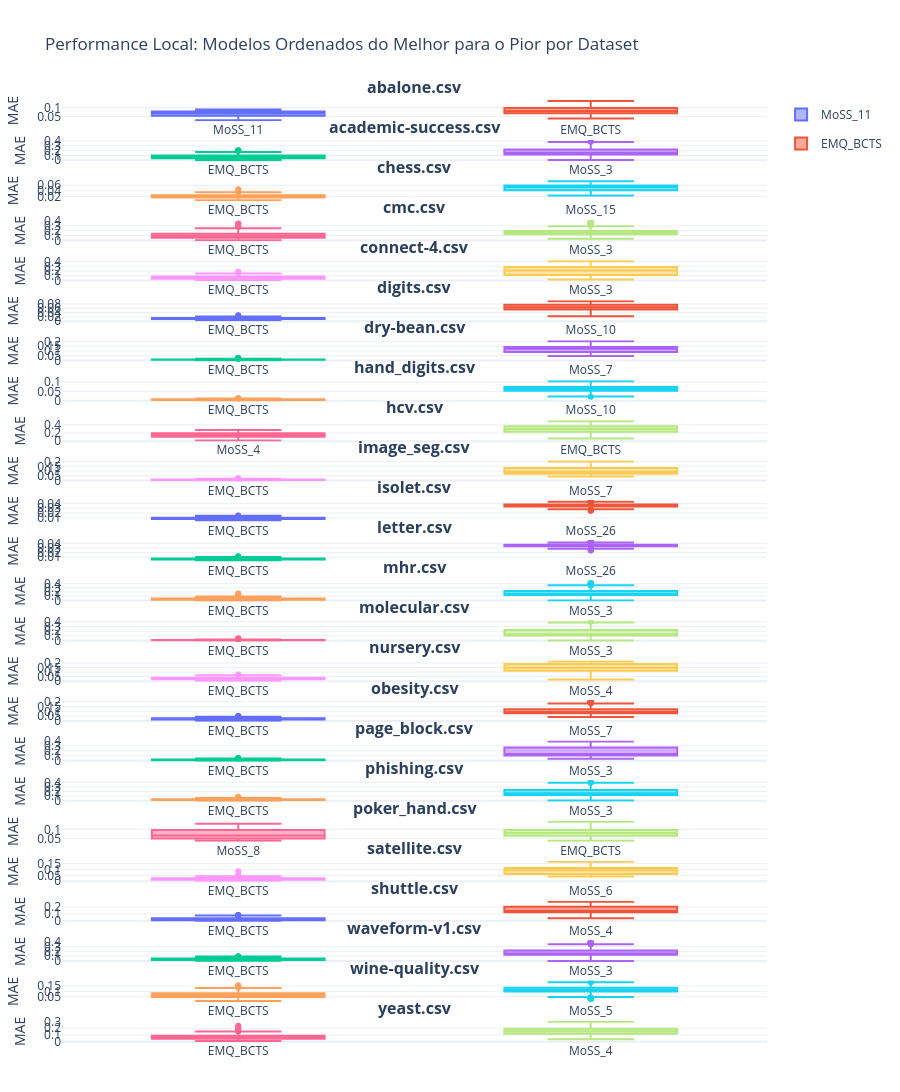

Write notebook code for a chart like this one.
### Code cell
import pandas as pd
import plotly.graph_objects as go
from plotly.subplots import make_subplots

# 1. Carregar os dados
df = pd.read_csv("m_30_bcts.csv")

# 2. Configurações de layout
datasets = df['dataset'].unique()
n_datasets = len(datasets)
# Criamos uma subfigura por dataset, em uma única coluna
fig = make_subplots(
    rows=n_datasets, cols=1, 
    subplot_titles=[f"<b>{ds}</b>" for ds in datasets],
    vertical_spacing=0.02 # Espaço curto entre os gráficos
)

# 3. Iterar e adicionar cada gráfico com sua própria ordem
for i, ds in enumerate(datasets, 1):
    df_ds = df[df['dataset'] == ds].copy()
    
    # Calcular a ordem local (pela mediana do erro neste dataset)
    ordem_local = df_ds.groupby("modelo")["erro"].median().sort_values().index.tolist()
    
    # Adicionar um boxplot para cada modelo, seguindo a ordem local
    for modelo in ordem_local:
        df_mod = df_ds[df_ds['modelo'] == modelo]
        fig.add_trace(
            go.Box(
                y=df_mod['erro'],
                name=modelo,
                boxpoints='outliers',
                legendgroup=modelo,
                showlegend=(i == 1) # Só mostra a legenda no primeiro gráfico
            ),
            row=i, col=1
        )

# 4. Ajustes finais de tamanho e estética
fig.update_layout(
    height=n_datasets * 400, # 300px para cada dataset
    template="plotly_white",
    title_text="Performance Local: Modelos Ordenados do Melhor para o Pior por Dataset",
    margin=dict(t=100, b=50, l=50, r=50),
    showlegend=True
)

# Deixar os eixos X independentes para cada subgráfico respeitar sua ordem
fig.update_xaxes(showgrid=False)
fig.update_yaxes(title_text="MAE")
#fig.write_html("meu_resultado_ordenado.html")
fig.show()

### Figure 1 — Plotly figure (JSON) as saved in the notebook; plotly's stock layout.template omitted (floating-point values rounded to 4 significant figures; data arrays with more than 128 entries replaced by an {"elided": "..."} marker saying what was removed)
{"data": [{"boxpoints": "outliers", "legendgroup": "MoSS_11", "name": "MoSS_11", "showlegend": true, "type": "box", "xaxis": "x", "y": {"elided": "300 float values"}, "yaxis": "y"}, {"boxpoints": "outliers", "legendgroup": "EMQ_BCTS", "name": "EMQ_BCTS", "showlegend": true, "type": "box", "xaxis": "x", "y": {"elided": "300 float values"}, "yaxis": "y"}, {"boxpoints": "outliers", "legendgroup": "EMQ_BCTS", "name": "EMQ_BCTS", "showlegend": false, "type": "box", "xaxis": "x2", "y": {"elided": "300 float values"}, "yaxis": "y2"}, {"boxpoints": "outliers", "legendgroup": "MoSS_3", "name": "MoSS_3", "showlegend": false, "type": "box", "xaxis": "x2", "y": {"elided": "300 float values"}, "yaxis": "y2"}, {"boxpoints": "outliers", "legendgroup": "EMQ_BCTS", "name": "EMQ_BCTS", "showlegend": false, "type": "box", "xaxis": "x3", "y": {"elided": "300 float values"}, "yaxis": "y3"}, {"boxpoints": "outliers", "legendgroup": "MoSS_15", "name": "MoSS_15", "showlegend": false, "type": "box", "xaxis": "x3", "y": {"elided": "300 float values"}, "yaxis": "y3"}, {"boxpoints": "outliers", "legendgroup": "EMQ_BCTS", "name": "EMQ_BCTS", "showlegend": false, "type": "box", "xaxis": "x4", "y": {"elided": "300 float values"}, "yaxis": "y4"}, {"boxpoints": "outliers", "legendgroup": "MoSS_3", "name": "MoSS_3", "showlegend": false, "type": "box", "xaxis": "x4", "y": {"elided": "300 float values"}, "yaxis": "y4"}, {"boxpoints": "outliers", "legendgroup": "EMQ_BCTS", "name": "EMQ_BCTS", "showlegend": false, "type": "box", "xaxis": "x5", "y": {"elided": "300 float values"}, "yaxis": "y5"}, {"boxpoints": "outliers", "legendgroup": "MoSS_3", "name": "MoSS_3", "showlegend": false, "type": "box", "xaxis": "x5", "y": {"elided": "300 float values"}, "yaxis": "y5"}, {"boxpoints": "outliers", "legendgroup": "EMQ_BCTS", "name": "EMQ_BCTS", "showlegend": false, "type": "box", "xaxis": "x6", "y": {"elided": "300 float values"}, "yaxis": "y6"}, {"boxpoints": "outliers", "legendgroup": "MoSS_10", "name": "MoSS_10", "showlegend": false, "type": "box", "xaxis": "x6", "y": {"elided": "300 float values"}, "yaxis": "y6"}, {"boxpoints": "outliers", "legendgroup": "EMQ_BCTS", "name": "EMQ_BCTS", "showlegend": false, "type": "box", "xaxis": "x7", "y": {"elided": "300 float values"}, "yaxis": "y7"}, {"boxpoints": "outliers", "legendgroup": "MoSS_7", "name": "MoSS_7", "showlegend": false, "type": "box", "xaxis": "x7", "y": {"elided": "300 float values"}, "yaxis": "y7"}, {"boxpoints": "outliers", "legendgroup": "EMQ_BCTS", "name": "EMQ_BCTS", "showlegend": false, "type": "box", "xaxis": "x8", "y": {"elided": "300 float values"}, "yaxis": "y8"}, {"boxpoints": "outliers", "legendgroup": "MoSS_10", "name": "MoSS_10", "showlegend": false, "type": "box", "xaxis": "x8", "y": {"elided": "300 float values"}, "yaxis": "y8"}, {"boxpoints": "outliers", "legendgroup": "MoSS_4", "name": "MoSS_4", "showlegend": false, "type": "box", "xaxis": "x9", "y": {"elided": "300 float values"}, "yaxis": "y9"}, {"boxpoints": "outliers", "legendgroup": "EMQ_BCTS", "name": "EMQ_BCTS", "showlegend": false, "type": "box", "xaxis": "x9", "y": {"elided": "300 float values"}, "yaxis": "y9"}, {"boxpoints": "outliers", "legendgroup": "EMQ_BCTS", "name": "EMQ_BCTS", "showlegend": false, "type": "box", "xaxis": "x10", "y": {"elided": "300 float values"}, "yaxis": "y10"}, {"boxpoints": "outliers", "legendgroup": "MoSS_7", "name": "MoSS_7", "showlegend": false, "type": "box", "xaxis": "x10", "y": {"elided": "300 float values"}, "yaxis": "y10"}, {"boxpoints": "outliers", "legendgroup": "EMQ_BCTS", "name": "EMQ_BCTS", "showlegend": false, "type": "box", "xaxis": "x11", "y": {"elided": "300 float values"}, "yaxis": "y11"}, {"boxpoints": "outliers", "legendgroup": "MoSS_26", "name": "MoSS_26", "showlegend": false, "type": "box", "xaxis": "x11", "y": {"elided": "300 float values"}, "yaxis": "y11"}, {"boxpoints": "outliers", "legendgroup": "EMQ_BCTS", "name": "EMQ_BCTS", "showlegend": false, "type": "box", "xaxis": "x12", "y": {"elided": "300 float values"}, "yaxis": "y12"}, {"boxpoints": "outliers", "legendgroup": "MoSS_26", "name": "MoSS_26", "showlegend": false, "type": "box", "xaxis": "x12", "y": {"elided": "300 float values"}, "yaxis": "y12"}, {"boxpoints": "outliers", "legendgroup": "EMQ_BCTS", "name": "EMQ_BCTS", "showlegend": false, "type": "box", "xaxis": "x13", "y": {"elided": "300 float values"}, "yaxis": "y13"}, {"boxpoints": "outliers", "legendgroup": "MoSS_3", "name": "MoSS_3", "showlegend": false, "type": "box", "xaxis": "x13", "y": {"elided": "300 float values"}, "yaxis": "y13"}, {"boxpoints": "outliers", "legendgroup": "EMQ_BCTS", "name": "EMQ_BCTS", "showlegend": false, "type": "box", "xaxis": "x14", "y": {"elided": "300 float values"}, "yaxis": "y14"}, {"boxpoints": "outliers", "legendgroup": "MoSS_3", "name": "MoSS_3", "showlegend": false, "type": "box", "xaxis": "x14", "y": {"elided": "300 float values"}, "yaxis": "y14"}, {"boxpoints": "outliers", "legendgroup": "EMQ_BCTS", "name": "EMQ_BCTS", "showlegend": false, "type": "box", "xaxis": "x15", "y": {"elided": "300 float values"}, "yaxis": "y15"}, {"boxpoints": "outliers", "legendgroup": "MoSS_4", "name": "MoSS_4", "showlegend": false, "type": "box", "xaxis": "x15", "y": {"elided": "300 float values"}, "yaxis": "y15"}, {"boxpoints": "outliers", "legendgroup": "EMQ_BCTS", "name": "EMQ_BCTS", "showlegend": false, "type": "box", "xaxis": "x16", "y": {"elided": "300 float values"}, "yaxis": "y16"}, {"boxpoints": "outliers", "legendgroup": "MoSS_7", "name": "MoSS_7", "showlegend": false, "type": "box", "xaxis": "x16", "y": {"elided": "300 float values"}, "yaxis": "y16"}, {"boxpoints": "outliers", "legendgroup": "EMQ_BCTS", "name": "EMQ_BCTS", "showlegend": false, "type": "box", "xaxis": "x17", "y": {"elided": "300 float values"}, "yaxis": "y17"}, {"boxpoints": "outliers", "legendgroup": "MoSS_3", "name": "MoSS_3", "showlegend": false, "type": "box", "xaxis": "x17", "y": {"elided": "300 float values"}, "yaxis": "y17"}, {"boxpoints": "outliers", "legendgroup": "EMQ_BCTS", "name": "EMQ_BCTS", "showlegend": false, "type": "box", "xaxis": "x18", "y": {"elided": "300 float values"}, "yaxis": "y18"}, {"boxpoints": "outliers", "legendgroup": "MoSS_3", "name": "MoSS_3", "showlegend": false, "type": "box", "xaxis": "x18", "y": {"elided": "300 float values"}, "yaxis": "y18"}, {"boxpoints": "outliers", "legendgroup": "MoSS_8", "name": "MoSS_8", "showlegend": false, "type": "box", "xaxis": "x19", "y": {"elided": "300 float values"}, "yaxis": "y19"}, {"boxpoints": "outliers", "legendgroup": "EMQ_BCTS", "name": "EMQ_BCTS", "showlegend": false, "type": "box", "xaxis": "x19", "y": {"elided": "300 float values"}, "yaxis": "y19"}, {"boxpoints": "outliers", "legendgroup": "EMQ_BCTS", "name": "EMQ_BCTS", "showlegend": false, "type": "box", "xaxis": "x20", "y": {"elided": "300 float values"}, "yaxis": "y20"}, {"boxpoints": "outliers", "legendgroup": "MoSS_6", "name": "MoSS_6", "showlegend": false, "type": "box", "xaxis": "x20", "y": {"elided": "300 float values"}, "yaxis": "y20"}, {"boxpoints": "outliers", "legendgroup": "EMQ_BCTS", "name": "EMQ_BCTS", "showlegend": false, "type": "box", "xaxis": "x21", "y": {"elided": "300 float values"}, "yaxis": "y21"}, {"boxpoints": "outliers", "legendgroup": "MoSS_4", "name": "MoSS_4", "showlegend": false, "type": "box", "xaxis": "x21", "y": {"elided": "300 float values"}, "yaxis": "y21"}, {"boxpoints": "outliers", "legendgroup": "EMQ_BCTS", "name": "EMQ_BCTS", "showlegend": false, "type": "box", "xaxis": "x22", "y": {"elided": "300 float values"}, "yaxis": "y22"}, {"boxpoints": "outliers", "legendgroup": "MoSS_3", "name": "MoSS_3", "showlegend": false, "type": "box", "xaxis": "x22", "y": {"elided": "300 float values"}, "yaxis": "y22"}, {"boxpoints": "outliers", "legendgroup": "EMQ_BCTS", "name": "EMQ_BCTS", "showlegend": false, "type": "box", "xaxis": "x23", "y": {"elided": "300 float values"}, "yaxis": "y23"}, {"boxpoints": "outliers", "legendgroup": "MoSS_5", "name": "MoSS_5", "showlegend": false, "type": "box", "xaxis": "x23", "y": {"elided": "300 float values"}, "yaxis": "y23"}, {"boxpoints": "outliers", "legendgroup": "EMQ_BCTS", "name": "EMQ_BCTS", "showlegend": false, "type": "box", "xaxis": "x24", "y": {"elided": "300 float values"}, "yaxis": "y24"}, {"boxpoints": "outliers", "legendgroup": "MoSS_4", "name": "MoSS_4", "showlegend": false, "type": "box", "xaxis": "x24", "y": {"elided": "300 float values"}, "yaxis": "y24"}], "layout": {"annotations": [{"font": {"size": 16}, "showarrow": false, "text": "<b>abalone.csv</b>", "x": 0.5, "xanchor": "center", "xref": "paper", "y": 1, "yanchor": "bottom", "yref": "paper"}, {"font": {"size": 16}, "showarrow": false, "text": "<b>academic-success.csv</b>", "x": 0.5, "xanchor": "center", "xref": "paper", "y": 0.9575, "yanchor": "bottom", "yref": "paper"}, {"font": {"size": 16}, "showarrow": false, "text": "<b>chess.csv</b>", "x": 0.5, "xanchor": "center", "xref": "paper", "y": 0.915, "yanchor": "bottom", "yref": "paper"}, {"font": {"size": 16}, "showarrow": false, "text": "<b>cmc.csv</b>", "x": 0.5, "xanchor": "center", "xref": "paper", "y": 0.8725, "yanchor": "bottom", "yref": "paper"}, {"font": {"size": 16}, "showarrow": false, "text": "<b>connect-4.csv</b>", "x": 0.5, "xanchor": "center", "xref": "paper", "y": 0.83, "yanchor": "bottom", "yref": "paper"}, {"font": {"size": 16}, "showarrow": false, "text": "<b>digits.csv</b>", "x": 0.5, "xanchor": "center", "xref": "paper", "y": 0.7875, "yanchor": "bottom", "yref": "paper"}, {"font": {"size": 16}, "showarrow": false, "text": "<b>dry-bean.csv</b>", "x": 0.5, "xanchor": "center", "xref": "paper", "y": 0.745, "yanchor": "bottom", "yref": "paper"}, {"font": {"size": 16}, "showarrow": false, "text": "<b>hand_digits.csv</b>", "x": 0.5, "xanchor": "center", "xref": "paper", "y": 0.7025, "yanchor": "bottom", "yref": "paper"}, {"font": {"size": 16}, "showarrow": false, "text": "<b>hcv.csv</b>", "x": 0.5, "xanchor": "center", "xref": "paper", "y": 0.66, "yanchor": "bottom", "yref": "paper"}, {"font": {"size": 16}, "showarrow": false, "text": "<b>image_seg.csv</b>", "x": 0.5, "xanchor": "center", "xref": "paper", "y": 0.6175, "yanchor": "bottom", "yref": "paper"}, {"font": {"size": 16}, "showarrow": false, "text": "<b>isolet.csv</b>", "x": 0.5, "xanchor": "center", "xref": "paper", "y": 0.575, "yanchor": "bottom", "yref": "paper"}, {"font": {"size": 16}, "showarrow": false, "text": "<b>letter.csv</b>", "x": 0.5, "xanchor": "center", "xref": "paper", "y": 0.5325, "yanchor": "bottom", "yref": "paper"}, {"font": {"size": 16}, "showarrow": false, "text": "<b>mhr.csv</b>", "x": 0.5, "xanchor": "center", "xref": "paper", "y": 0.49, "yanchor": "bottom", "yref": "paper"}, {"font": {"size": 16}, "showarrow": false, "text": "<b>molecular.csv</b>", "x": 0.5, "xanchor": "center", "xref": "paper", "y": 0.4475, "yanchor": "bottom", "yref": "paper"}, {"font": {"size": 16}, "showarrow": false, "text": "<b>nursery.csv</b>", "x": 0.5, "xanchor": "center", "xref": "paper", "y": 0.405, "yanchor": "bottom", "yref": "paper"}, {"font": {"size": 16}, "showarrow": false, "text": "<b>obesity.csv</b>", "x": 0.5, "xanchor": "center", "xref": "paper", "y": 0.3625, "yanchor": "bottom", "yref": "paper"}, {"font": {"size": 16}, "showarrow": false, "text": "<b>page_block.csv</b>", "x": 0.5, "xanchor": "center", "xref": "paper", "y": 0.32, "yanchor": "bottom", "yref": "paper"}, {"font": {"size": 16}, "showarrow": false, "text": "<b>phishing.csv</b>", "x": 0.5, "xanchor": "center", "xref": "paper", "y": 0.2775, "yanchor": "bottom", "yref": "paper"}, {"font": {"size": 16}, "showarrow": false, "text": "<b>poker_hand.csv</b>", "x": 0.5, "xanchor": "center", "xref": "paper", "y": 0.235, "yanchor": "bottom", "yref": "paper"}, {"font": {"size": 16}, "showarrow": false, "text": "<b>satellite.csv</b>", "x": 0.5, "xanchor": "center", "xref": "paper", "y": 0.1925, "yanchor": "bottom", "yref": "paper"}, {"font": {"size": 16}, "showarrow": false, "text": "<b>shuttle.csv</b>", "x": 0.5, "xanchor": "center", "xref": "paper", "y": 0.15, "yanchor": "bottom", "yref": "paper"}, {"font": {"size": 16}, "showarrow": false, "text": "<b>waveform-v1.csv</b>", "x": 0.5, "xanchor": "center", "xref": "paper", "y": 0.1075, "yanchor": "bottom", "yref": "paper"}, {"font": {"size": 16}, "showarrow": false, "text": "<b>wine-quality.csv</b>", "x": 0.5, "xanchor": "center", "xref": "paper", "y": 0.065, "yanchor": "bottom", "yref": "paper"}, {"font": {"size": 16}, "showarrow": false, "text": "<b>yeast.csv</b>", "x": 0.5, "xanchor": "center", "xref": "paper", "y": 0.0225, "yanchor": "bottom", "yref": "paper"}], "height": 9600, "margin": {"b": 50, "l": 50, "r": 50, "t": 100}, "showlegend": true, "title": {"text": "Performance Local: Modelos Ordenados do Melhor para o Pior por Dataset"}, "xaxis": {"anchor": "y", "domain": [0, 1], "showgrid": false}, "xaxis10": {"anchor": "y10", "domain": [0, 1], "showgrid": false}, "xaxis11": {"anchor": "y11", "domain": [0, 1], "showgrid": false}, "xaxis12": {"anchor": "y12", "domain": [0, 1], "showgrid": false}, "xaxis13": {"anchor": "y13", "domain": [0, 1], "showgrid": false}, "xaxis14": {"anchor": "y14", "domain": [0, 1], "showgrid": false}, "xaxis15": {"anchor": "y15", "domain": [0, 1], "showgrid": false}, "xaxis16": {"anchor": "y16", "domain": [0, 1], "showgrid": false}, "xaxis17": {"anchor": "y17", "domain": [0, 1], "showgrid": false}, "xaxis18": {"anchor": "y18", "domain": [0, 1], "showgrid": false}, "xaxis19": {"anchor": "y19", "domain": [0, 1], "showgrid": false}, "xaxis2": {"anchor": "y2", "domain": [0, 1], "showgrid": false}, "xaxis20": {"anchor": "y20", "domain": [0, 1], "showgrid": false}, "xaxis21": {"anchor": "y21", "domain": [0, 1], "showgrid": false}, "xaxis22": {"anchor": "y22", "domain": [0, 1], "showgrid": false}, "xaxis23": {"anchor": "y23", "domain": [0, 1], "showgrid": false}, "xaxis24": {"anchor": "y24", "domain": [0, 1], "showgrid": false}, "xaxis3": {"anchor": "y3", "domain": [0, 1], "showgrid": false}, "xaxis4": {"anchor": "y4", "domain": [0, 1], "showgrid": false}, "xaxis5": {"anchor": "y5", "domain": [0, 1], "showgrid": false}, "xaxis6": {"anchor": "y6", "domain": [0, 1], "showgrid": false}, "xaxis7": {"anchor": "y7", "domain": [0, 1], "showgrid": false}, "xaxis8": {"anchor": "y8", "domain": [0, 1], "showgrid": false}, "xaxis9": {"anchor": "y9", "domain": [0, 1], "showgrid": false}, "yaxis": {"anchor": "x", "domain": [0.9775, 1], "title": {"text": "MAE"}}, "yaxis10": {"anchor": "x10", "domain": [0.595, 0.6175], "title": {"text": "MAE"}}, "yaxis11": {"anchor": "x11", "domain": [0.5525, 0.575], "title": {"text": "MAE"}}, "yaxis12": {"anchor": "x12", "domain": [0.51, 0.5325], "title": {"text": "MAE"}}, "yaxis13": {"anchor": "x13", "domain": [0.4675, 0.49], "title": {"text": "MAE"}}, "yaxis14": {"anchor": "x14", "domain": [0.425, 0.4475], "title": {"text": "MAE"}}, "yaxis15": {"anchor": "x15", "domain": [0.3825, 0.405], "title": {"text": "MAE"}}, "yaxis16": {"anchor": "x16", "domain": [0.34, 0.3625], "title": {"text": "MAE"}}, "yaxis17": {"anchor": "x17", "domain": [0.2975, 0.32], "title": {"text": "MAE"}}, "yaxis18": {"anchor": "x18", "domain": [0.255, 0.2775], "title": {"text": "MAE"}}, "yaxis19": {"anchor": "x19", "domain": [0.2125, 0.235], "title": {"text": "MAE"}}, "yaxis2": {"anchor": "x2", "domain": [0.935, 0.9575], "title": {"text": "MAE"}}, "yaxis20": {"anchor": "x20", "domain": [0.17, 0.1925], "title": {"text": "MAE"}}, "yaxis21": {"anchor": "x21", "domain": [0.1275, 0.15], "title": {"text": "MAE"}}, "yaxis22": {"anchor": "x22", "domain": [0.085, 0.1075], "title": {"text": "MAE"}}, "yaxis23": {"anchor": "x23", "domain": [0.0425, 0.065], "title": {"text": "MAE"}}, "yaxis24": {"anchor": "x24", "domain": [0, 0.0225], "title": {"text": "MAE"}}, "yaxis3": {"anchor": "x3", "domain": [0.8925, 0.915], "title": {"text": "MAE"}}, "yaxis4": {"anchor": "x4", "domain": [0.85, 0.8725], "title": {"text": "MAE"}}, "yaxis5": {"anchor": "x5", "domain": [0.8075, 0.83], "title": {"text": "MAE"}}, "yaxis6": {"anchor": "x6", "domain": [0.765, 0.7875], "title": {"text": "MAE"}}, "yaxis7": {"anchor": "x7", "domain": [0.7225, 0.745], "title": {"text": "MAE"}}, "yaxis8": {"anchor": "x8", "domain": [0.68, 0.7025], "title": {"text": "MAE"}}, "yaxis9": {"anchor": "x9", "domain": [0.6375, 0.66], "title": {"text": "MAE"}}}}
